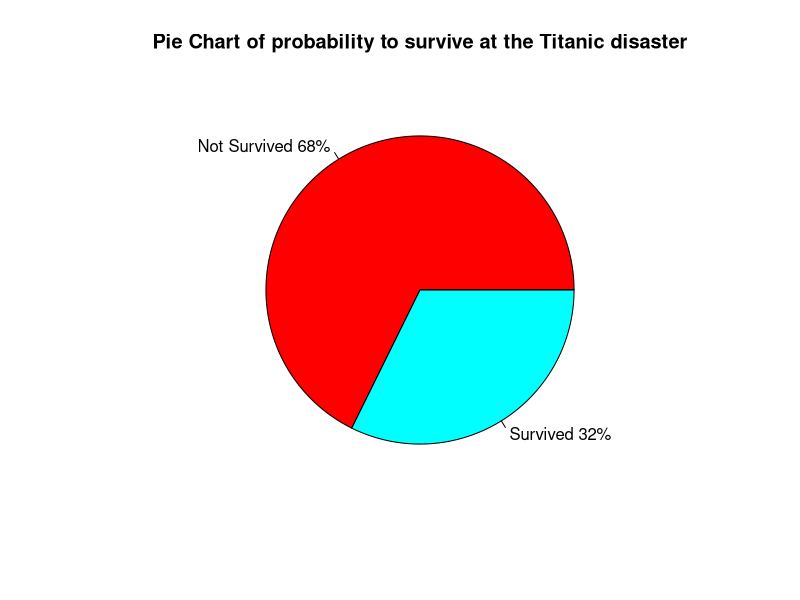

The R script that drew this image:
## ---- chunk 1
  
library(sqldf)

dfTitanic<-data.frame(Titanic)

titanicall<-sqldf('select distinct 
                  Class,
                  Sex,
                  Age,
                  "All" as Survived,
                  Sum(Freq) as Freq from dfTitanic
                  group by Class,Sex,Age')

titanicsurvrmd<-sqldf('select distinct * from dfTitanic where survived = "Yes"')
titanicnotsurvrmd<-sqldf('select distinct * from dfTitanic where survived = "No"')

titanicpercrmd<-sqldf('select distinct a.*, 
                      b.Freq as NrSurvived, 
                      b.Freq/a.Freq as SurvivalRate, 
                      c.Freq as NrNotSurvived, 
                      c.Freq/a.Freq as NotSurvivalRate
                      from titanicall a 
                      left join titanicsurvrmd b  
                      on a.Class=b.Class
                      and a.Sex=b.Sex 
                      and a.Age=b.Age
                      left join titanicnotsurvrmd c 
                      on a.Class=c.Class
                      and a.Sex=c.Sex 
                      and a.Age=c.Age
                      where b.Freq <> 0
                      group by a.Class,a.Sex,a.Age
                      ')

titanicvert<-sqldf('select distinct 
                   Class,
                   Sex,
                   Age,
                   NrSurvived,
                   0 as NrNotSurvived,
                   SurvivalRate as SurvivalRate,
                   "Yes" as survived
                   from titanicpercrmd 
                   where NrSurvived >0
                   union
                   select distinct 
                   Class,
                   Sex,
                   Age,
                   0 as NrSurvived,
                   NrNotSurvived,
                   NotSurvivalRate as SurvivalRate,
                   "No" as survived
                   from titanicpercrmd
                   where NrNotSurvived >0
                   ')

SurvivalRate<-sqldf(' 
                    select 
                    TotSurvived/Tot as SurvivalRate,
                    TotNotSurvived/Tot as NotSurvivalRate
                    from
                    (select sum(NrSurvived) as TotSurvived,
                    sum(NrNotSurvived) as TotNotSurvived,
                    sum(NrSurvived)+sum(NrNotSurvived) as Tot
                    from
                    titanicvert) as tt
                    ')

SurvivalRateSex<-sqldf('select 
                       Sex,
                       TotSurvived/Tot as SurvivalRate
                       from
                       (select Sex,
                       sum(NrSurvived) as TotSurvived,
                       sum(NrNotSurvived) as TotNotSurvived,
                       sum(NrSurvived)+sum(NrNotSurvived) as Tot
                       from
                       titanicvert group by Sex) as tt Group by Sex
                       ')

SurvivalRateAge<-sqldf('select 
                       Age,
                       TotSurvived/Tot as SurvivalRate
                       from
                       (select Age,
                       sum(NrSurvived) as TotSurvived,
                       sum(NrNotSurvived) as TotNotSurvived,
                       sum(NrSurvived)+sum(NrNotSurvived) as Tot
                       from
                       titanicvert group by Age) as tt Group by Age
                       ')
                           
SurvivalRateClass<-sqldf('select 
                         Class,
                         TotSurvived/Tot as SurvivalRate
                         from
                         (select Class,
                         sum(NrSurvived) as TotSurvived,
                         sum(NrNotSurvived) as TotNotSurvived,
                         sum(NrSurvived)+sum(NrNotSurvived) as Tot
                         from
                         titanicvert group by Class) as tt Group by Class')       

PieSurvivalRate<-as.numeric(SurvivalRate$SurvivalRate)*100
PieNotSurvivalRate<-as.numeric(SurvivalRate$NotSurvivalRate)*100

SurvivalRate$SurvivalRate<-paste(round(100*as.numeric(SurvivalRate$SurvivalRate),2), "%", sep="")
SurvivalRate$NotSurvivalRate<-paste(round(100*as.numeric(SurvivalRate$NotSurvivalRate),2), "%", sep="")
SurvivalRateSex$SurvivalRate<-paste(round(100*as.numeric(SurvivalRateSex$SurvivalRate),2), "%", sep="")
SurvivalRateAge$SurvivalRate<-paste(round(100*as.numeric(SurvivalRateAge$SurvivalRate),2), "%", sep="")
SurvivalRateClass$SurvivalRate<-paste(round(100*as.numeric(SurvivalRateClass$SurvivalRate),2), "%", sep="")

## ---- chunk 2

SurvivalRate

slices <- c(PieNotSurvivalRate, PieSurvivalRate)
lbls <- c("Not Survived", "Survived")
pct <- round(slices/sum(slices)*100)
lbls <- paste(lbls, pct) # add percents to labels
lbls <- paste(lbls,"%",sep="") # ad % to labels
pie(slices,labels = lbls, col=rainbow(length(lbls)), 
    main="Pie Chart of probability to survive at the Titanic disaster")

## ---- chunk 3

SurvivalRateSex

## ---- chunk 4

SurvivalRateAge

## ---- chunk 5

SurvivalRateClass
